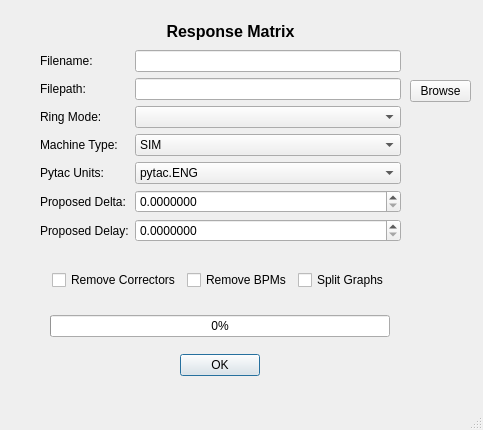
<?xml version="1.0" encoding="UTF-8"?>
<ui version="4.0">
 <class>MainWindow</class>
 <widget class="QMainWindow" name="MainWindow">
  <property name="geometry">
   <rect>
    <x>0</x>
    <y>0</y>
    <width>483</width>
    <height>430</height>
   </rect>
  </property>
  <property name="sizePolicy">
   <sizepolicy hsizetype="Fixed" vsizetype="Fixed">
    <horstretch>0</horstretch>
    <verstretch>0</verstretch>
   </sizepolicy>
  </property>
  <property name="minimumSize">
   <size>
    <width>440</width>
    <height>430</height>
   </size>
  </property>
  <property name="maximumSize">
   <size>
    <width>500</width>
    <height>481</height>
   </size>
  </property>
  <property name="baseSize">
   <size>
    <width>500</width>
    <height>430</height>
   </size>
  </property>
  <property name="windowTitle">
   <string>Response Matrix</string>
  </property>
  <widget class="QWidget" name="centralwidget">
   <property name="enabled">
    <bool>true</bool>
   </property>
   <property name="minimumSize">
    <size>
     <width>440</width>
     <height>440</height>
    </size>
   </property>
   <property name="maximumSize">
    <size>
     <width>500</width>
     <height>500</height>
    </size>
   </property>
   <widget class="QLabel" name="label">
    <property name="geometry">
     <rect>
      <x>145</x>
      <y>20</y>
      <width>171</width>
      <height>22</height>
     </rect>
    </property>
    <property name="font">
     <font>
      <pointsize>12</pointsize>
      <bold>true</bold>
     </font>
    </property>
    <property name="text">
     <string>Response Matrix</string>
    </property>
    <property name="alignment">
     <set>Qt::AlignCenter</set>
    </property>
   </widget>
   <widget class="QDialogButtonBox" name="start_button">
    <property name="geometry">
     <rect>
      <x>135</x>
      <y>350</y>
      <width>170</width>
      <height>30</height>
     </rect>
    </property>
    <property name="orientation">
     <enum>Qt::Horizontal</enum>
    </property>
    <property name="standardButtons">
     <set>QDialogButtonBox::Ok</set>
    </property>
    <property name="centerButtons">
     <bool>true</bool>
    </property>
   </widget>
   <widget class="QProgressBar" name="progressBar">
    <property name="geometry">
     <rect>
      <x>50</x>
      <y>315</y>
      <width>340</width>
      <height>22</height>
     </rect>
    </property>
    <property name="maximum">
     <number>200</number>
    </property>
    <property name="value">
     <number>0</number>
    </property>
   </widget>
   <widget class="QWidget" name="layoutWidget">
    <property name="geometry">
     <rect>
      <x>52</x>
      <y>270</y>
      <width>341</width>
      <height>21</height>
     </rect>
    </property>
    <layout class="QHBoxLayout" name="horizontalLayout">
     <property name="sizeConstraint">
      <enum>QLayout::SetDefaultConstraint</enum>
     </property>
     <item>
      <widget class="QCheckBox" name="corrector_input">
       <property name="text">
        <string>Remove Correctors</string>
       </property>
      </widget>
     </item>
     <item>
      <widget class="QCheckBox" name="bpm_input">
       <property name="text">
        <string>Remove BPMs</string>
       </property>
      </widget>
     </item>
     <item>
      <widget class="QCheckBox" name="split_input">
       <property name="text">
        <string>Split Graphs</string>
       </property>
      </widget>
     </item>
    </layout>
   </widget>
   <widget class="QWidget" name="layoutWidget">
    <property name="geometry">
     <rect>
      <x>40</x>
      <y>50</y>
      <width>361</width>
      <height>194</height>
     </rect>
    </property>
    <layout class="QGridLayout" name="gridLayout" rowstretch="0,0,0,0,0,0,0">
     <property name="sizeConstraint">
      <enum>QLayout::SetDefaultConstraint</enum>
     </property>
     <property name="leftMargin">
      <number>0</number>
     </property>
     <property name="spacing">
      <number>6</number>
     </property>
     <item row="3" column="0">
      <widget class="QLabel" name="label_6">
       <property name="text">
        <string>Machine Type:</string>
       </property>
       <property name="buddy">
        <cstring>machine_type_input</cstring>
       </property>
      </widget>
     </item>
     <item row="0" column="1">
      <widget class="QLineEdit" name="filename_input">
       <property name="text">
        <string/>
       </property>
       <property name="alignment">
        <set>Qt::AlignLeading|Qt::AlignLeft|Qt::AlignVCenter</set>
       </property>
      </widget>
     </item>
     <item row="5" column="0">
      <widget class="QLabel" name="label_4">
       <property name="text">
        <string>Proposed Delta:</string>
       </property>
       <property name="buddy">
        <cstring>proposed_delta_input</cstring>
       </property>
      </widget>
     </item>
     <item row="3" column="1">
      <widget class="QComboBox" name="machine_type_input">
       <item>
        <property name="text">
         <string>SIM</string>
        </property>
       </item>
       <item>
        <property name="text">
         <string>LIVE</string>
        </property>
       </item>
      </widget>
     </item>
     <item row="0" column="0">
      <widget class="QLabel" name="label_2">
       <property name="text">
        <string>Filename:</string>
       </property>
       <property name="buddy">
        <cstring>filename_input</cstring>
       </property>
      </widget>
     </item>
     <item row="1" column="0">
      <widget class="QLabel" name="label_7">
       <property name="text">
        <string>Filepath:</string>
       </property>
      </widget>
     </item>
     <item row="5" column="1">
      <widget class="QDoubleSpinBox" name="proposed_delta_input">
       <property name="decimals">
        <number>7</number>
       </property>
       <property name="maximum">
        <double>0.100000000000000</double>
       </property>
       <property name="singleStep">
        <double>0.000100000000000</double>
       </property>
       <property name="stepType">
        <enum>QAbstractSpinBox::DefaultStepType</enum>
       </property>
      </widget>
     </item>
     <item row="6" column="0">
      <widget class="QLabel" name="label_5">
       <property name="text">
        <string>Proposed Delay:</string>
       </property>
       <property name="buddy">
        <cstring>proposed_delay_input</cstring>
       </property>
      </widget>
     </item>
     <item row="2" column="0">
      <widget class="QLabel" name="label_3">
       <property name="text">
        <string>Ring Mode:</string>
       </property>
      </widget>
     </item>
     <item row="4" column="1">
      <widget class="QComboBox" name="pytac_unit_input">
       <item>
        <property name="text">
         <string>pytac.ENG</string>
        </property>
       </item>
       <item>
        <property name="text">
         <string>pytac.PHYS</string>
        </property>
       </item>
      </widget>
     </item>
     <item row="4" column="0">
      <widget class="QLabel" name="label_8">
       <property name="text">
        <string>Pytac Units:</string>
       </property>
       <property name="buddy">
        <cstring>pytac_unit_input</cstring>
       </property>
      </widget>
     </item>
     <item row="2" column="1">
      <widget class="QComboBox" name="ring_mode_input"/>
     </item>
     <item row="1" column="1">
      <widget class="QLineEdit" name="filepath_input">
       <property name="text">
        <string/>
       </property>
       <property name="alignment">
        <set>Qt::AlignLeading|Qt::AlignLeft|Qt::AlignVCenter</set>
       </property>
      </widget>
     </item>
     <item row="6" column="1">
      <widget class="QDoubleSpinBox" name="proposed_delay_input">
       <property name="decimals">
        <number>7</number>
       </property>
       <property name="maximum">
        <double>1.500000000000000</double>
       </property>
       <property name="singleStep">
        <double>0.100000000000000</double>
       </property>
       <property name="stepType">
        <enum>QAbstractSpinBox::DefaultStepType</enum>
       </property>
      </widget>
     </item>
    </layout>
   </widget>
   <widget class="QPushButton" name="file_browser">
    <property name="geometry">
     <rect>
      <x>410</x>
      <y>80</y>
      <width>61</width>
      <height>22</height>
     </rect>
    </property>
    <property name="text">
     <string>Browse</string>
    </property>
   </widget>
  </widget>
  <widget class="QMenuBar" name="menubar">
   <property name="geometry">
    <rect>
     <x>0</x>
     <y>0</y>
     <width>483</width>
     <height>19</height>
    </rect>
   </property>
  </widget>
  <widget class="QStatusBar" name="statusbar"/>
 </widget>
 <tabstops>
  <tabstop>filename_input</tabstop>
  <tabstop>machine_type_input</tabstop>
  <tabstop>pytac_unit_input</tabstop>
  <tabstop>proposed_delta_input</tabstop>
  <tabstop>corrector_input</tabstop>
  <tabstop>bpm_input</tabstop>
  <tabstop>split_input</tabstop>
 </tabstops>
 <resources/>
 <connections/>
</ui>
